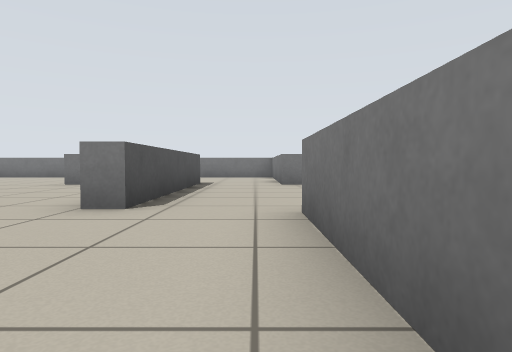
View 1 (above)

15 first-person views from a walk through a world built for the Player/Stage simulator. The camera is 0.5 m above the floor, tilts 2° down and sees 75° across. Floor lines are 1 m apart. The floor is counted in squares, 1 m on a side. Each view is taken from the middle of a square. On the plan, view 1 faces up. The plan holds only what a view shows up to about 9 squares ahead; the rest is blank. The place goes on beyond the plan. Robots are left out.

View 2
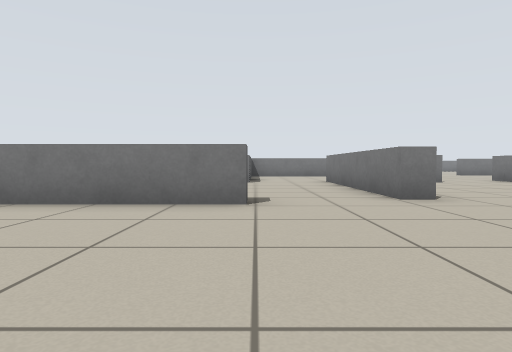

View 3
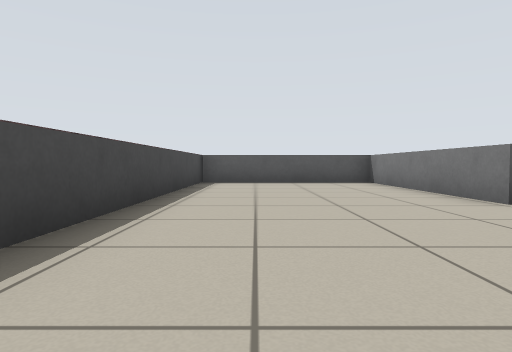

View 4
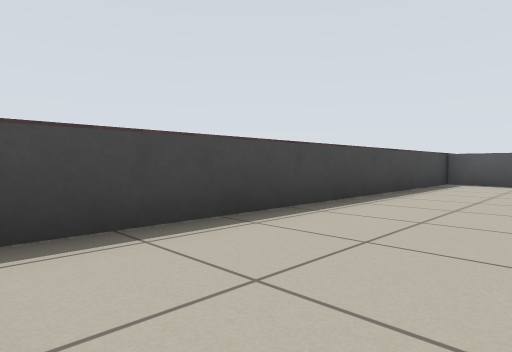

View 5
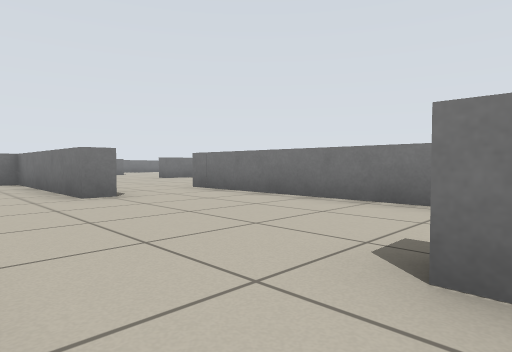

View 6
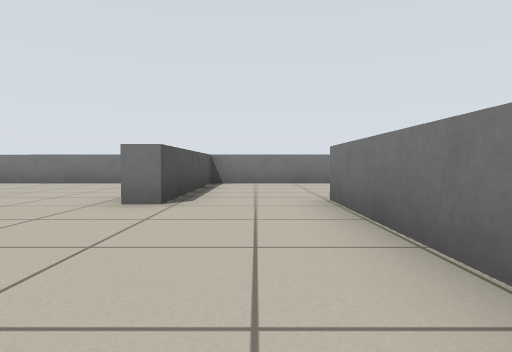

View 7
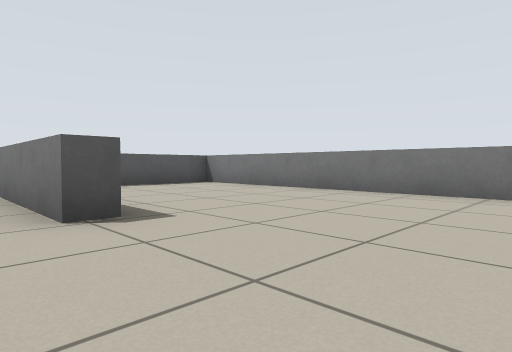

View 8
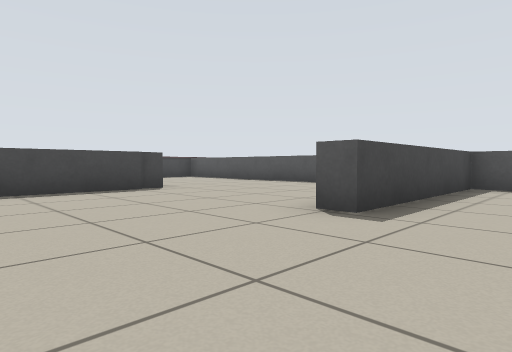

View 9
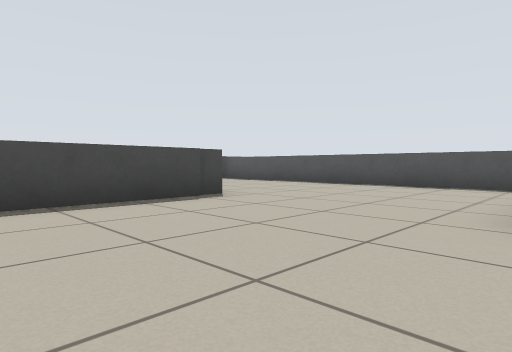

View 10
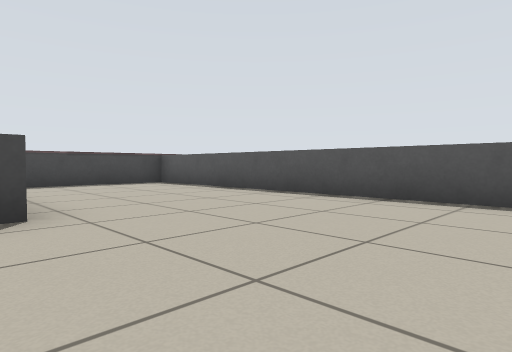

View 11
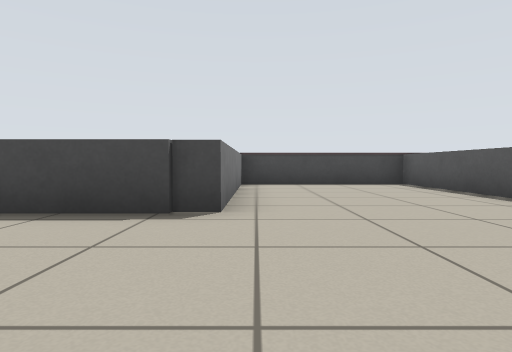

View 12
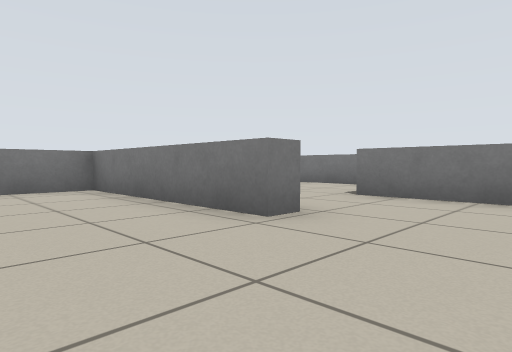

View 13
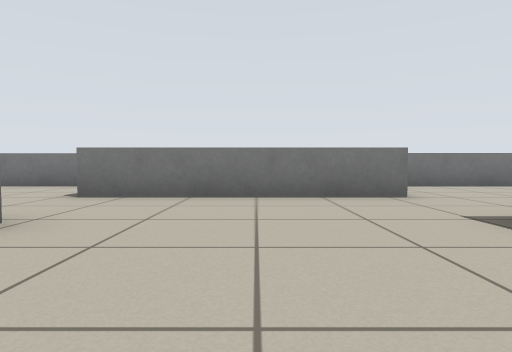

View 14
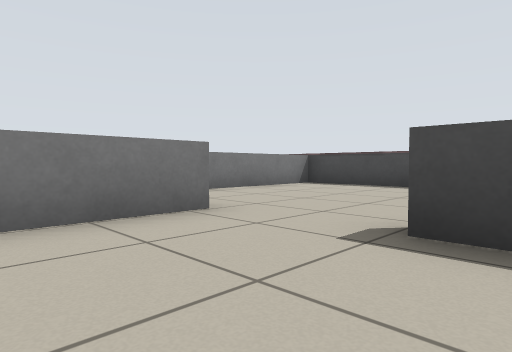

View 15
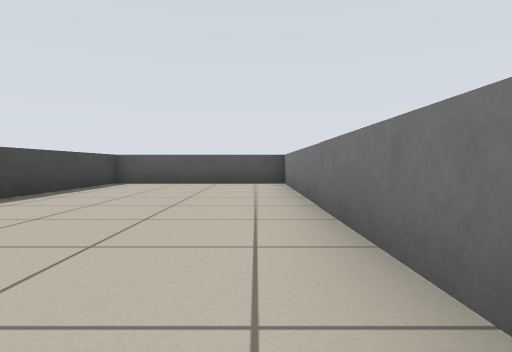

### Floor plan
Key: @ floor where view 1 was taken; # wall or solid block; . floor; = window, fence, low wall or low ledge.
Columns run from 14 left of view 1 to 4 right of it. Each row starts with its distance up from view 1.
 13 ==========#=====
 12 =.........=....=
 11 =.........=....=...
 10 =.........=....=...
  9 =.........=....=..#
  8 #=====....=.=..=..#
  7 =...........=.....#
  6 =...........=.....#
  5 =...........=.....#
  4 =...........=....=#
  3 =....#=====....=
  2 =....=.........=
  1 =....=.........=
  0 =....=........@=
 -1 =....=.........=
 -2 ################

Positions as (right, up) in squares from view 1, and headings:
1: (0, 0), facing up
2: (-4, -1), facing up
3: (0, 0), facing left
4: (0, 1), facing down-left
5: (-1, 3), facing up-right
6: (-3, 4), facing up
7: (-6, 7), facing up-left
8: (-6, 10), facing down-left
9: (-6, 8), facing down-left
10: (-9, 7), facing down-left
11: (-10, 7), facing down
12: (-7, 6), facing up-right
13: (-7, 6), facing right
14: (-5, 6), facing down-right
15: (-5, 12), facing left
